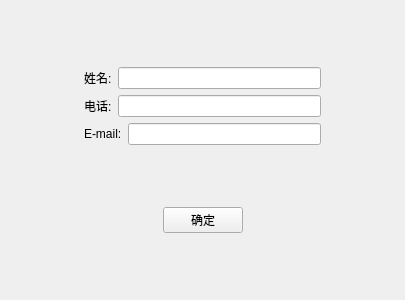
<?xml version="1.0" encoding="UTF-8"?>
<ui version="4.0">
 <class>Addcontact</class>
 <widget class="QWidget" name="Addcontact">
  <property name="geometry">
   <rect>
    <x>0</x>
    <y>0</y>
    <width>405</width>
    <height>300</height>
   </rect>
  </property>
  <property name="windowTitle">
   <string>Addcontact</string>
  </property>
  <layout class="QGridLayout" name="gridLayout">
   <item row="0" column="2">
    <spacer name="verticalSpacer_2">
     <property name="orientation">
      <enum>Qt::Vertical</enum>
     </property>
     <property name="sizeHint" stdset="0">
      <size>
       <width>20</width>
       <height>49</height>
      </size>
     </property>
    </spacer>
   </item>
   <item row="1" column="0">
    <spacer name="horizontalSpacer">
     <property name="orientation">
      <enum>Qt::Horizontal</enum>
     </property>
     <property name="sizeHint" stdset="0">
      <size>
       <width>69</width>
       <height>20</height>
      </size>
     </property>
    </spacer>
   </item>
   <item row="1" column="1" colspan="3">
    <layout class="QVBoxLayout" name="verticalLayout">
     <item>
      <layout class="QHBoxLayout" name="horizontalLayout">
       <item>
        <widget class="QLabel" name="label">
         <property name="text">
          <string>姓名:</string>
         </property>
        </widget>
       </item>
       <item>
        <widget class="QLineEdit" name="LE_acname"/>
       </item>
      </layout>
     </item>
     <item>
      <layout class="QHBoxLayout" name="horizontalLayout_2">
       <item>
        <widget class="QLabel" name="label_2">
         <property name="text">
          <string>电话:</string>
         </property>
        </widget>
       </item>
       <item>
        <widget class="QLineEdit" name="LE_acphone"/>
       </item>
      </layout>
     </item>
     <item>
      <layout class="QHBoxLayout" name="horizontalLayout_3">
       <item>
        <widget class="QLabel" name="label_3">
         <property name="text">
          <string>E-mail:</string>
         </property>
        </widget>
       </item>
       <item>
        <widget class="QLineEdit" name="LE_acemail"/>
       </item>
      </layout>
     </item>
    </layout>
   </item>
   <item row="1" column="4">
    <spacer name="horizontalSpacer_2">
     <property name="orientation">
      <enum>Qt::Horizontal</enum>
     </property>
     <property name="sizeHint" stdset="0">
      <size>
       <width>69</width>
       <height>20</height>
      </size>
     </property>
    </spacer>
   </item>
   <item row="2" column="2">
    <spacer name="verticalSpacer">
     <property name="orientation">
      <enum>Qt::Vertical</enum>
     </property>
     <property name="sizeHint" stdset="0">
      <size>
       <width>20</width>
       <height>48</height>
      </size>
     </property>
    </spacer>
   </item>
   <item row="3" column="1">
    <spacer name="horizontalSpacer_3">
     <property name="orientation">
      <enum>Qt::Horizontal</enum>
     </property>
     <property name="sizeHint" stdset="0">
      <size>
       <width>69</width>
       <height>20</height>
      </size>
     </property>
    </spacer>
   </item>
   <item row="3" column="2">
    <widget class="QPushButton" name="Btn_addconf">
     <property name="text">
      <string>确定</string>
     </property>
    </widget>
   </item>
   <item row="3" column="3">
    <spacer name="horizontalSpacer_4">
     <property name="orientation">
      <enum>Qt::Horizontal</enum>
     </property>
     <property name="sizeHint" stdset="0">
      <size>
       <width>69</width>
       <height>20</height>
      </size>
     </property>
    </spacer>
   </item>
   <item row="4" column="2">
    <spacer name="verticalSpacer_3">
     <property name="orientation">
      <enum>Qt::Vertical</enum>
     </property>
     <property name="sizeHint" stdset="0">
      <size>
       <width>20</width>
       <height>49</height>
      </size>
     </property>
    </spacer>
   </item>
  </layout>
 </widget>
 <layoutdefault spacing="6" margin="11"/>
 <resources/>
 <connections/>
</ui>
